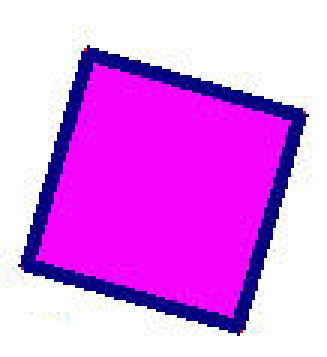
#> input picture Lab_9/cuadrado.png, 109 x 119 px (shown 3 times larger)
$ python Deteccion_Lineas.py   (Python 2 division)
#> lines starting #> are read from the running program, lines starting #| are printed output that depends on the picture
#!/usr/bin/python
#coding: utf-8

from PIL import Image
from numpy import array
import cv
import numpy as np
import math
from time import time
from math import pi, atan2
import random

def RGBtoGry(Ary_RGB,i,j):
    mtz_gry = np.zeros(shape = (i,j))
    for n in xrange(i):
       for m in xrange(j):
          mtz_gry[n,m] = int((np.sum(Ary_RGB[n,m]))/3)
    cv.SaveImage("Gray.png",cv.fromarray(mtz_gry))
    im_gry = cv.LoadImage("Gray.png")
    cv.ShowImage('Grises', im_gry)
    return mtz_gry

# [97 lines left out: functions convolucion, rectas, not called in this run]

def main():
    t_inicial = time()

    im = Image.open('cuadrado.png')
#> im is the input picture: PIL image 109x119 RGB; mean R, G, B 224.4, 136.7, 239.6
    im.show()
    arr_rgb = array(im)
    (i,j) = (arr_rgb.shape[0],arr_rgb.shape[1])
#> i = 119; j = 109

    arr_gry = RGBtoGry(arr_rgb,i,j) #llamamos a RGB to Gray
#> after the loop in RGBtoGry, `for n in xrange(i):`:
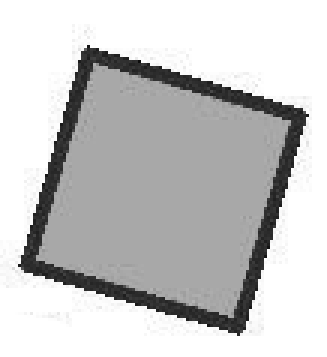
#> mtz_gry: shape (119, 109) float64 (shown 3 times larger); min 13, max 255, mean 200
    coor_grad = dict()
    coor_grad = convolucion(arr_gry,i,j,coor_grad) #llamamos a convolución

    grupo_rectas = rectas(coor_grad,i,j)
    print grupo_rectas

    t_final = time()
    t_total = t_final - t_inicial
    print "Tiempo de ejecución: ",t_total

    cv.WaitKey(0)

if __name__ == '__main__':
    main()
#> (the call stopped at in RGBtoGry, `im_gry = cv.LoadImage("Gray.png")`: cv is not available in this run)

$ run again, with Lab_9/Octagono.png copied over Lab_9/cuadrado.png
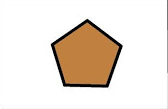
#> input picture Lab_9/Octagono.png, 168 x 109 px
#> in main, im is the input picture: PIL image 168x109 RGB; mean R, G, B 235.8, 226.2, 216.7
#> after the loop in RGBtoGry, `for n in xrange(i):`:
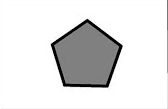
#> mtz_gry: shape (109, 168) float64; min 0, max 255, mean 226.2

$ run again, with Lab_9/TrianguloEquilatero.png copied over Lab_9/cuadrado.png
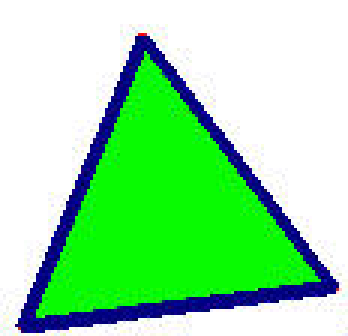
#> input picture Lab_9/TrianguloEquilatero.png, 116 x 112 px (shown 3 times larger)
#> in main, im is the input picture: PIL image 116x112 RGB; mean R, G, B 151.5, 226, 162.2
#> after the loop in RGBtoGry, `for n in xrange(i):`:
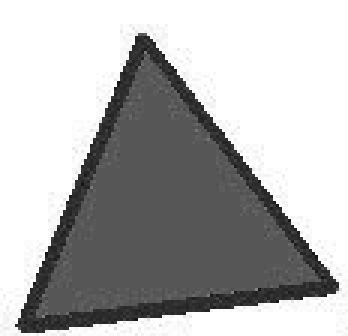
#> mtz_gry: shape (112, 116) float64 (shown 3 times larger); min 19, max 255, mean 179.6
